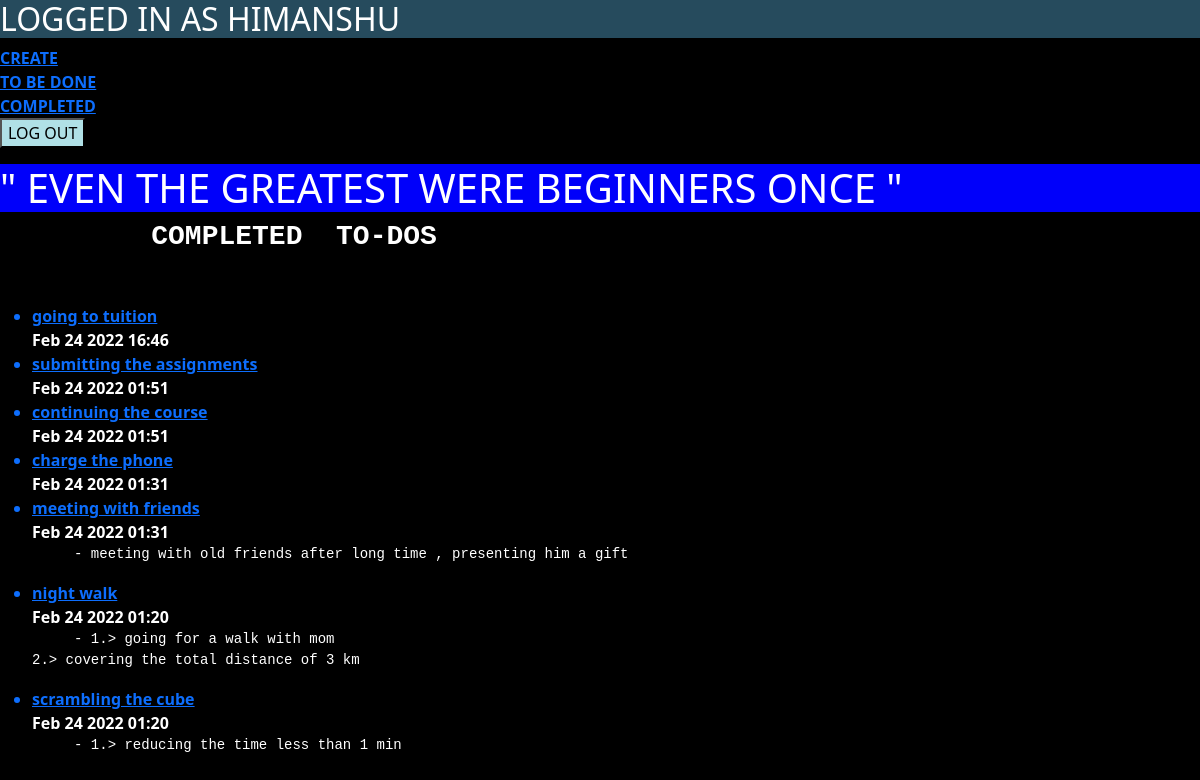
The app's page /completed/ (signed in), older data.
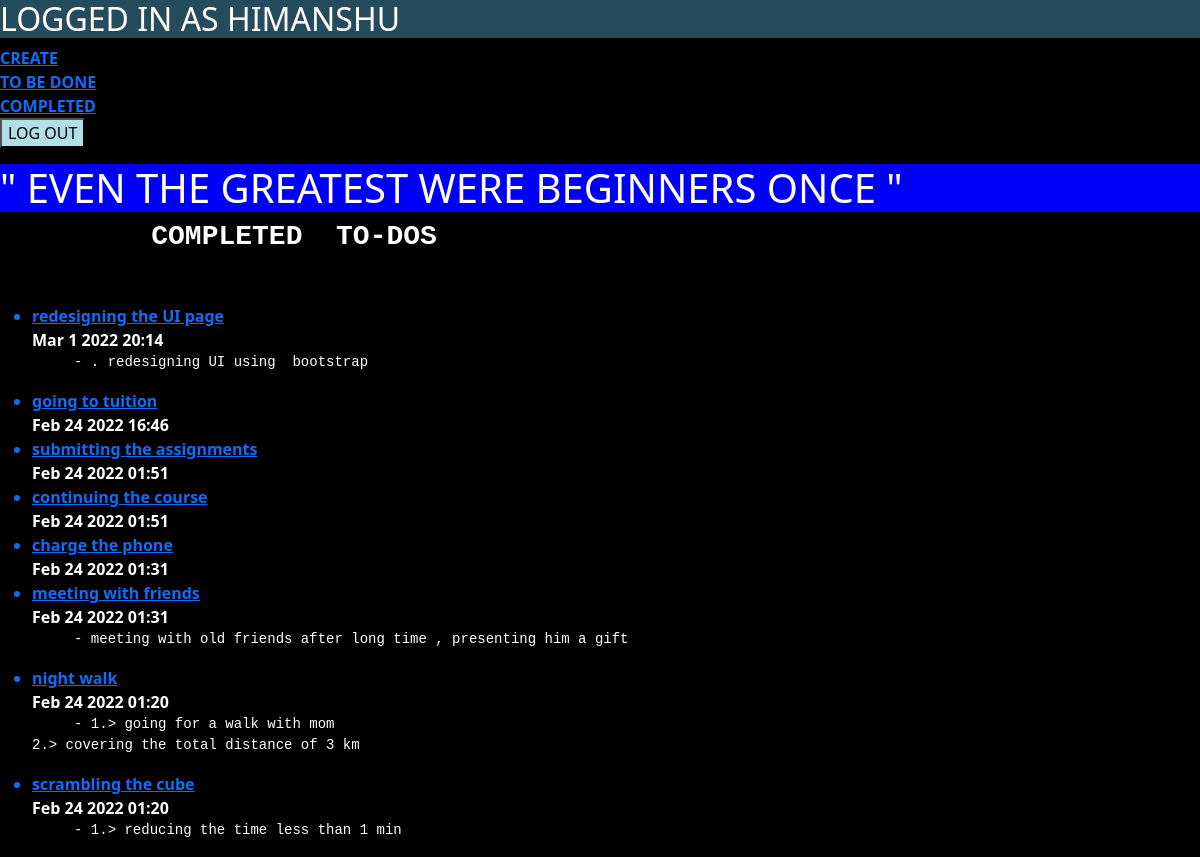
The same page, newer data.
### todo/models.py (models this page shows, shortened)
class Todo(models.Model):
    title = models.CharField(max_length=100 , editable=True)
    memo = models.TextField(blank=True , editable=True )
    created = models.DateTimeField(auto_now_add=True)
    datecompleted = models.DateTimeField(null=True , blank=True)
    important = models.BooleanField(default=False , editable=True)
    user = models.ForeignKey(User , on_delete = models.CASCADE)

### todo/views.py (the view)
# urls.py: path('completed/', views.completedtodos, name='completedtodos'),
@login_required()
def completedtodos(request):
    todos =Todo.objects.filter(user=request.user, datecompleted__isnull=False).order_by('-datecompleted')
    return render(request, 'todo/completedtodos.html',{'todos':todos})

### todo/templates/todo/completedtodos.html (shortened to what this page needs)
{% extends 'todo/base.html' %}
{% block content %}
<h1 style="background-color : rgb(0,0,250)">
  " EVEN THE GREATEST WERE BEGINNERS ONCE "
</h1>
<h2>
    <pre>
     <b>    COMPLETED  TO-DOS   </b>
    </pre>
</h2>
<ul>
      {% for todo in todos %}
      {% if todo.important %}
      <b>
       <a href="{% url 'viewtodo'  todo.id  %}"> <li> {{ todo.title }}</li></a> {{ todo.datecompleted|date:'M j Y H:i' }}
      </b>
      {% else %}
      <a href="{% url 'viewtodo'  todo.id  %}">
      <li> {{ todo.title }}</li> </a> {{ todo.datecompleted|date:'M j Y H:i' }}
       {% endif %}
      {% if todo.memo %}
      <pre><li>     - {{ todo.memo }}   </li></pre>
      {% endif %}
    {% endfor %}
</ul>
{% endblock %}

Row changes from the older to the newer data that the page shows:
now on this page (row edited): Todo: title "redesigning the UI page", datecompleted "Mar 1 2022 20:14", memo ". redesigning UI using bootstrap"
